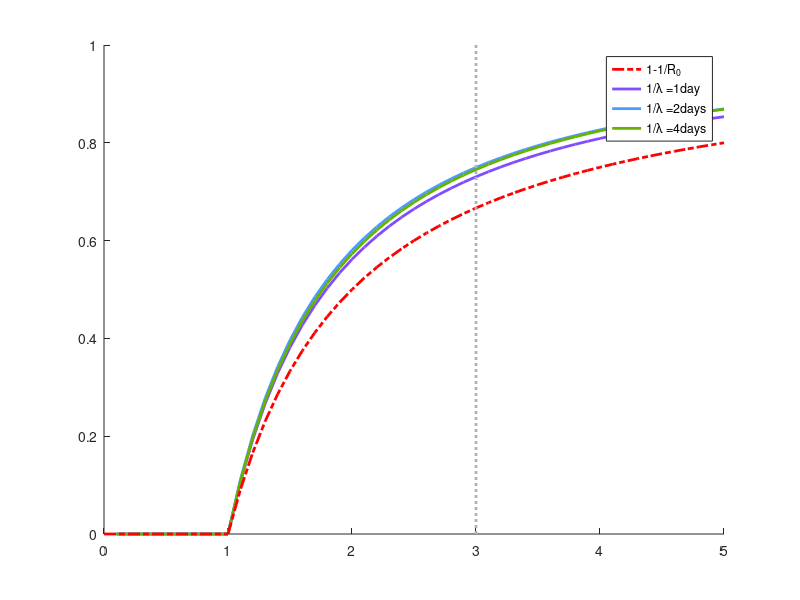

Write the MATLAB code that produced this figure. (Note: this script raises an error after producing the figure.)
%% Interventions targeting nonsymptomatic cases can be important to prevent local outbreaks: SARS-CoV-2 as a case-study
% Code for generating Fig 2A
% Francesca Lovell-Read (francesca.lovell-read@merton.ox.ac.uk)
% Version of: Wednesday 21st April 2021
clear

%% SET EPIDEMIOLOGICAL PARAMETERS

% BASELINE PARAMETERS
R0_bl = 3;          % R0 (basic reproduction number)
xi = 0.2;           % Proportion of infections which are asymptomatic
gamma = 0.0924;     % Isolation rate of symptomatic hosts without intensified surveillance
epsilon = 0.1;      % Relative isolation rate of nonsymptomatic hosts
lambda = 1/2;       % Rate at which presymptomatic hosts develop symptoms
mu = 1/8;           % Recovery rate of symptomatic hosts
nu = 0.1;           % Recovery rate of asymptomatic hosts
Kp = 0.4894;        % Proportion of transmissions coming from presymptomatic hosts
Ka = 0.1064;        % Proportion of transmissions coming from asymptomatic hosts

% Calculate alpha and eta (chosen to give specified proportions of presymptomatic and asymptomatic transmissions)
alpha = (lambda/(gamma+mu))*(Kp/(1-Ka-Kp));
eta = ((1-xi)/xi)*((nu+epsilon*gamma)/(lambda+epsilon*gamma))*(Ka/Kp)*alpha;

% Set vector of R0 values to consider
R0_vec = 0.1:0.1:5; 
% Set vector of lambda values to consider
lambda_vec = [1 1/2 1/4];
% Compute corresponding nu values that maintain a constant ratio of
% presymptomatic:asymptomatic transmissions
C = Ka/Kp;
nu_vec = (1/C)*(xi/(1-xi))*(eta/alpha)*(lambda_vec+epsilon*gamma)-epsilon*gamma;

%% COMPUTE OUTBREAK PROBABILITIES

% Create empty matrices for storing values
M_asymp = zeros(length(lambda_vec),length(R0_vec));
M_presymp = zeros(length(lambda_vec),length(R0_vec));
M_symp = zeros(length(lambda_vec),length(R0_vec));

for j = 1:length(lambda_vec) % Loop over lambda/nu values
    lambda = lambda_vec(j);
    nu = nu_vec(j);
    
    % The corresponding new values of Kp, Ka can be calculated with the two
    % lines below, if desired
    Kp = ((1-xi)*(alpha/(lambda+epsilon*gamma)))/(xi*eta/(nu+epsilon*gamma)+(1-xi)*(alpha/(lambda+epsilon*gamma)+(lambda/(lambda+epsilon*gamma))*(1/(gamma+mu))));
    Ka = (xi*eta/(nu+epsilon*gamma))/(xi*eta/(nu+epsilon*gamma)+(1-xi)*(alpha/(lambda+epsilon*gamma)+(lambda/(lambda+epsilon*gamma))*(1/(gamma+mu))));

    for i = 1:length(R0_vec) % Loop over R0 values
        R0 = R0_vec(i);

        % Calculate beta (chosen to give specified R0)
        g2 = gamma;         % Baseline isolation rate for symptomatic hosts
        g1 = epsilon*gamma; % Baseline isolation rate for presymptomatic hosts (scaled by epsilon)
        g2_inv = 1/g2;
        g1_sum = g1 + lambda;
        g1_sum_inv = 1/g1_sum;
        g = (1-xi)*g1_sum_inv*(alpha+lambda/(mu+g2)) + xi*eta/(nu+g1);

        beta = R0/g;
        beta2 = beta;       % Transmission coefficient from symptomatic hosts
        beta1 = alpha*beta; % Transmission coefficient from presymptomatic hosts (scaled by alpha)
        beta3 = eta*beta;   % Transmission coefficient from asymptomatic hosts (scaled by eta)
    
        % Determine minimal non-negative solution to eqns 3,4,5:

        % Define a,b,c,d   
        a = (beta1)./(g1+beta1+lambda);
        b = (lambda)./(g1+beta1+lambda);
        c = (beta2)./(g2+beta2+mu);
        d = (beta3)./(g1+beta3+nu);

        % Define polynomial coefficients    
        Z4 = d*(a-d)*xi*(d-c);
        Z3 = d*(a-d)*xi*c*(1-d) + (d-a-a*d*xi+(d^2)*(a-1+b*(1-xi)+xi))*(d-c) - b*(1-c)*(d^3)*(1-xi);
        Z2 = (d-a-a*d*xi+(d^2)*(a-1+b*(1-xi)+xi))*(c*(1-d)) + (d*(d-2*a-1)+2*a)*(d-c);
        Z1 = (d*(d-2*a-1)+2*a)*c*(1-d) -a*(1-d)^2*((d-c));
        Z0 = -a*(1-d)^2*(c*(1-d));

        % Define polynomial to solve and determine smallest non-negative root
        poly = [Z4 Z3 Z2 Z1 Z0];
        poly_roots = roots(poly);
        poly_roots = real(poly_roots(abs(imag(poly_roots))<1e-5));
        poly_roots = poly_roots(poly_roots>=0);
        q_minus = min(poly_roots);

        % If this root is in [0,1] then take it as solution; otherwise take 1. 
        if(q_minus>=0 && q_minus<1)
            z = q_minus;
            x = (1/(d*(1-xi)))*(1-d*xi*q_minus-(1-d)/q_minus);
            y = (1-c)*d*z/(d*z-c*(z-1+d));
            PMO_asymp = 1-z;
            PMO_presymp = 1-x;
            PMO_symp = 1-y;
        else 
            PMO_asymp = 0;
            PMO_presymp = 0;
            PMO_symp = 0;
        end
        
        M_asymp(j,i) = PMO_asymp;
        M_presymp(j,i) = PMO_presymp;
        M_symp(j,i) = PMO_symp;
    end

end

% Compute matrix of local outbreak probabilities starting from a single nonsymptomatic
% host (weighted average of asymptomatic and presymptomatic matrices)
M_nonsymp = xi*M_asymp+(1-xi)*M_presymp;

%% PLOTTING

figure(1); hold on; box off;

color1 = [0.5 0.3 1]; color2 = [0.3 0.6 1]; color3 = [0.4 0.7 0];
colours = [color1; color2; color3];

% For each lambda, plot computed outbreak probabilities
for j = 1:length(lambda_vec)
    myplot(j+1) = plot(R0_vec,M_nonsymp(j,:),'linewidth',2,'color',colours(j,:));
end

% Plot '1-1/R0' 
R0_vec_geq_1 = R0_vec(R0_vec>=1);
myplot(1) = plot(R0_vec_geq_1,1-1./R0_vec_geq_1,'r-.','linewidth',2);
line([0 1],[0 0],'color','r','linestyle','-.','linewidth',2)

% Plot baseline R0
line([R0_bl R0_bl],[0 1],'color',[0.7 0.7 0.7],'linestyle',':','linewidth',2)

% Legend
Legend=cell(length(lambda_vec),1);
Legend{1}='1-1/R_0';
for i=1:length(lambda_vec)
if lambda_vec(i)==1;
    Legend{i+1}=strcat('1/\lambda =',32,num2str(1/lambda_vec(i)),32,'day');
else
    Legend{i+1}=strcat('1/\lambda =',32,num2str(1/lambda_vec(i)),32,'days');
end
end
leg = legend(myplot(1:1+length(lambda_vec)),Legend);
leg.Position = [0.75 0.285 0 0]; leg.Box = 'on'; leg.FontSize = 16;

xlim([0 R0_vec(end)]); ylim([0 1]);
xlabel('Basic reproduction number (R_0)');
ylabel('Probability of a local outbreak (p)');

set(gca,'Fontsize', 16,'linewidth',1); 

